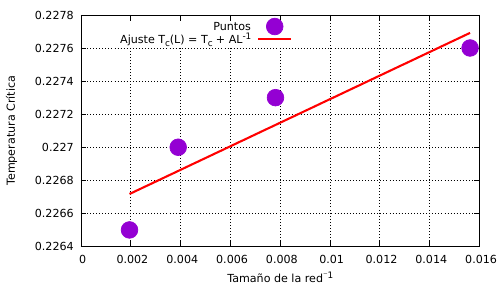

Source code (gnuplot):
set term pdfcairo
set output 'binderCrossing.pdf'
file = "binderCrossing.dat"

f(x) = a*x + b

fit f(x) file u (1/$1):2 via a,b
set grid
set key left
set xlab 'Tamaño de la red^{⁻1}'
set ylab 'Temperatura Crítica'
set label 1 at 100,0.2268 'T_c = 0.22761'
plot file u (1/$1):2 w p pt 7 ps 2 t 'Puntos', f(x) w l lw 3.0 lc rgb 'red' t 'Ajuste T_c(L) = T_c + AL^{-1}'
set output